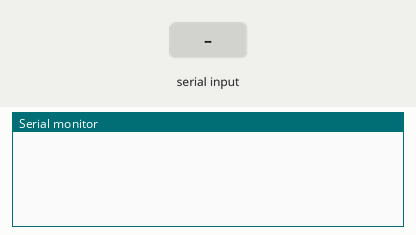
A sketch run on a simulated Arduino Uno, built with avr-gcc and run on an emulated ATmega328P. Parts: the last lines printed to the serial monitor. The inputs (shaded band) are chosen by the test bench.

Above: at 1.2 s.
1.3 s: "<S90>" received over Serial
At 2.2 s:
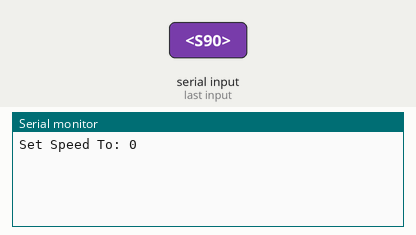
2.8 s: "<R90>" received over Serial
At 3.4 s:
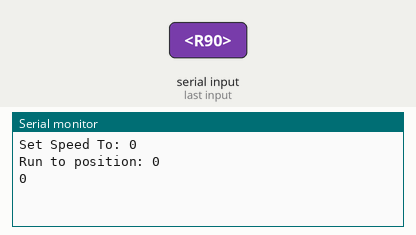
4.3 s: "<Q90>" received over Serial
At 5.7 s:
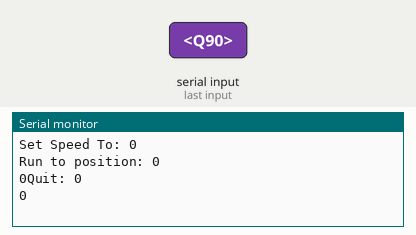

Measured:
- after the input at 1.3 s, the serial monitor: prints a new line at once (image 1)
- after the input at 2.8 s, the serial monitor: prints a new line at once (image 2)
- after the input at 4.3 s, the serial monitor: prints a new line at once (image 3)

The sketch:

Projet_TMC2100_UART_control_ManetPump.ino
```cpp
///////// SERIAL /////////

bool newData = false;
const byte numChars = 32;
char receivedChars[numChars];
char tempChars[numChars];        // temporary array for use when parsing

// variables to hold the parsed data
char messageFromPC[numChars] = {0};
unsigned long paramFromPC = 0;


///////// STEPPER /////////

#define DIR_PIN   4  //direction
#define STEP_PIN  5  //step
#define EN_PIN    7  //enable

const int fullEndStopPin = 3;
const int emptyEndStopPin = 2;

#include <AccelStepper.h>

AccelStepper stepper = AccelStepper(1, STEP_PIN, DIR_PIN);

int STEPPER_SPEED;
unsigned long STEPPER_TARGET ;

unsigned long currentpos = 0;
unsigned long targetpos = 0;
unsigned long emptyStopPos = 0;
unsigned long fullStopPos = 20000000.0;


void setup() {

  stepper.setEnablePin(EN_PIN);
  stepper.setPinsInverted(false, false, true);
  stepper.disableOutputs();

  ///// SERIAL /////
  Serial.begin(115200);
  while(!Serial);
  //Serial.println("Serial Connected! <R:1254> :");

  ///// STEPPER /////


  pinMode(fullEndStopPin, INPUT_PULLUP);
  pinMode(emptyEndStopPin, INPUT_PULLUP);


  stepper.setCurrentPosition(0);
  stepper.setMaxSpeed(6000);

}

void loop() {
  Update();
}


void Update() {
  recvWithStartEndMarkers();
  if (newData == true) {
    strcpy(tempChars, receivedChars);
    parseData();
    // this temporary copy is necessary to protect the original data
    //   because strtok() used in parseData() replaces the commas with \0
    char command = receivedChars[0];

    switch(command){
      /*case 'I':
        initPos();
        break;*/

      //faire fois 800 pour le nombre de pas
      case 'S':
        Serial.print("Set Speed To: ");
        Serial.println(paramFromPC);
        STEPPER_SPEED = paramFromPC;
        break;

      case 'R':
        Serial.print("Run to position: ");
        Serial.println(paramFromPC);
        STEPPER_TARGET = paramFromPC;
        newData = false;
        runStepper();
        break;

      case 'Q':
        Serial.print("Quit: ");
        Serial.println(paramFromPC);
        stepper.moveTo(stepper.currentPosition());

      Serial.print(stepper.currentPosition());
      break;

      default:
      //Serial.println("Case not valid ...");
      break;
    }
    newData = false;
  }
}

///// SERIAL /////

void recvWithStartEndMarkers() {
    static boolean recvInProgress = false;
    static byte ndx = 0;
    char startMarker = '<';
    char endMarker = '>';
    char rc;

    if (Serial.available() > 0) {
    while (Serial.available() > 0 && newData == false) {
        rc = Serial.read();

        if (recvInProgress == true) {
            if (rc != endMarker) {
                receivedChars[ndx] = rc;
                ndx++;
                if (ndx >= numChars) {
                    ndx = numChars - 1;
                }
            }
            else {
                receivedChars[ndx] = '\0'; // terminate the string
                recvInProgress = false;
                ndx = 0;
                newData = true;
            }
        }

        else if (rc == startMarker) {
            recvInProgress = true;
        }
    }
  }
}

void parseData() {      // split the data into its parts

    char * strtokIndx; // this is used by strtok() as an index

    strtokIndx = strtok(tempChars,":");      // get the first part - the string
    strcpy(messageFromPC, strtokIndx); // copy it to messageFromPC

    strtokIndx = strtok(NULL, ":"); // this continues where the previous call left off
    paramFromPC = atol(strtokIndx);     // convert this part to an long
}

///// STEPPER /////

void initPos(){

  stepper.enableOutputs();
  stepper.setSpeed(-4000);
  while (true){
    if(digitalRead(emptyEndStopPin) == LOW){break;}
    else{stepper.runSpeed();}
  }
  stepper.setCurrentPosition(-2000);

  stepper.setSpeed(4000);
  while (true){
    if(digitalRead(fullEndStopPin) == LOW){break;}
    else{stepper.runSpeed();}
  }

  fullStopPos = stepper.currentPosition();
  Serial.print("here is the fullstop pos");
  Serial.println(fullStopPos);
  Serial.println(stepper.targetPosition());
  Serial.println(stepper.currentPosition());

  stepper.moveTo(fullStopPos);
  stepper.setSpeed(-4000);

   while (stepper.currentPosition() != stepper.targetPosition()) {
      stepper.runSpeed();
    }

  stepper.disableOutputs();
}

void runStepper(){
  STEPPER_TARGET = constrain(STEPPER_TARGET, 0, fullStopPos);
  stepper.setCurrentPosition(0);
  stepper.moveTo(STEPPER_TARGET);

  if ((stepper.targetPosition() - stepper.currentPosition()) <= 0 ){
    stepper.setSpeed(-STEPPER_SPEED);
  }
  else{stepper.setSpeed(STEPPER_SPEED);}

  stepper.enableOutputs();
  while (stepper.currentPosition() != stepper.targetPosition()) {
      stepper.runSpeed();
      Update();
      //stepperStop();
    }
  Serial.print(stepper.currentPosition());
  stepper.disableOutputs();
}
```
